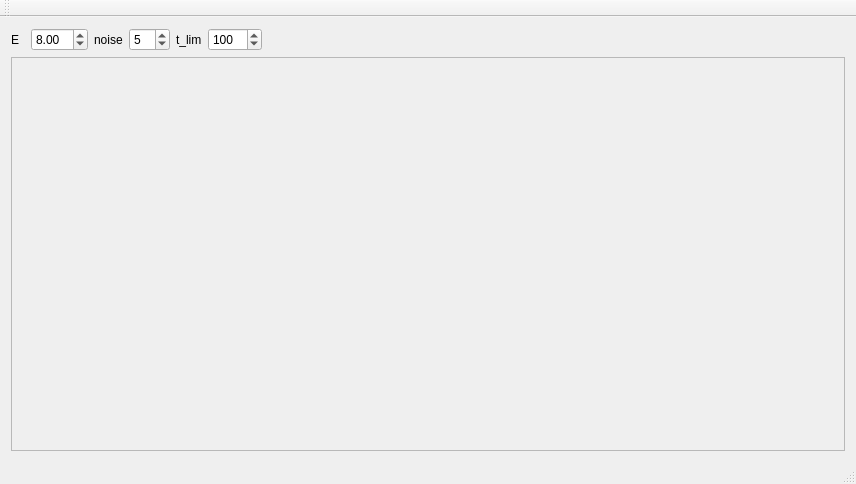
<?xml version="1.0" encoding="UTF-8"?>
<ui version="4.0">
 <class>MainWindow</class>
 <widget class="QMainWindow" name="MainWindow">
  <property name="geometry">
   <rect>
    <x>0</x>
    <y>0</y>
    <width>856</width>
    <height>484</height>
   </rect>
  </property>
  <property name="windowTitle">
   <string>MainWindow</string>
  </property>
  <widget class="QWidget" name="centralWidget">
   <layout class="QGridLayout" name="gridLayout">
    <item row="0" column="4">
     <widget class="QSpinBox" name="_noise">
      <property name="value">
       <number>5</number>
      </property>
     </widget>
    </item>
    <item row="0" column="3">
     <widget class="QLabel" name="label_2">
      <property name="text">
       <string>noise</string>
      </property>
     </widget>
    </item>
    <item row="0" column="5">
     <widget class="QLabel" name="label_3">
      <property name="text">
       <string>t_lim</string>
      </property>
     </widget>
    </item>
    <item row="0" column="2">
     <widget class="QDoubleSpinBox" name="_E">
      <property name="singleStep">
       <double>0.500000000000000</double>
      </property>
      <property name="value">
       <double>8.000000000000000</double>
      </property>
     </widget>
    </item>
    <item row="0" column="0">
     <widget class="QLabel" name="label">
      <property name="text">
       <string>E</string>
      </property>
     </widget>
    </item>
    <item row="0" column="6">
     <widget class="QSpinBox" name="_tlim">
      <property name="minimum">
       <number>1</number>
      </property>
      <property name="maximum">
       <number>1000</number>
      </property>
      <property name="singleStep">
       <number>10</number>
      </property>
      <property name="value">
       <number>100</number>
      </property>
     </widget>
    </item>
    <item row="2" column="0" colspan="8">
     <widget class="QScrollArea" name="scrollArea">
      <property name="widgetResizable">
       <bool>true</bool>
      </property>
      <widget class="QWidget" name="scrollAreaWidgetContents">
       <property name="geometry">
        <rect>
         <x>0</x>
         <y>0</y>
         <width>832</width>
         <height>366</height>
        </rect>
       </property>
      </widget>
     </widget>
    </item>
    <item row="0" column="7">
     <spacer name="horizontalSpacer">
      <property name="orientation">
       <enum>Qt::Horizontal</enum>
      </property>
      <property name="sizeHint" stdset="0">
       <size>
        <width>409</width>
        <height>20</height>
       </size>
      </property>
     </spacer>
    </item>
   </layout>
  </widget>
  <widget class="QMenuBar" name="menuBar">
   <property name="geometry">
    <rect>
     <x>0</x>
     <y>0</y>
     <width>856</width>
     <height>26</height>
    </rect>
   </property>
  </widget>
  <widget class="QToolBar" name="mainToolBar">
   <attribute name="toolBarArea">
    <enum>TopToolBarArea</enum>
   </attribute>
   <attribute name="toolBarBreak">
    <bool>false</bool>
   </attribute>
  </widget>
  <widget class="QStatusBar" name="statusBar"/>
 </widget>
 <layoutdefault spacing="6" margin="11"/>
 <resources/>
 <connections/>
</ui>
